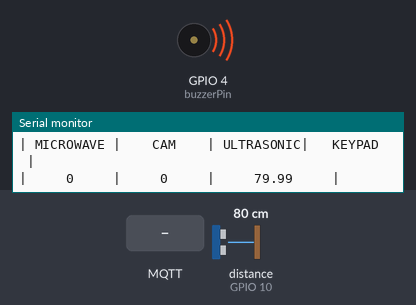
Bench run of a sketch on a simulated ESP32-S3. Parts: buzzer (waves = sounding, pin HIGH), the last lines printed to the serial monitor. Wiring (inferred from the names in the program): ultrasonic range finder: trigger GPIO 9; echo GPIO 10. The inputs (shaded band) are chosen by the test bench; at power-on: distance to the obstacle (sensor on GPIO 10) 80 cm. The echo pulse lasts 58.3 µs per cm; WiFi joins after 1.5 s; servers stay silent unless stated; no MQTT or app messages arrive unless stated; pins used as bus, display or sensor lines are not drawn.

Above: at 8.2 s.
8.3 s: MQTT message "COSMOTE-166950" arrives on the first subscribed topic
At 8.66 s:
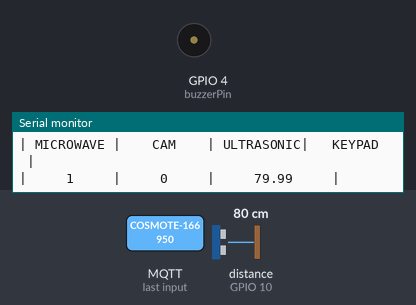
13.0 s: MQTT message "1" arrives on the first subscribed topic
At 15.8 s:
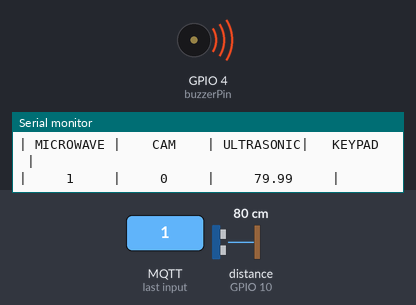
16.0 s: MQTT message "0" arrives on the first subscribed topic
At 16.46 s:
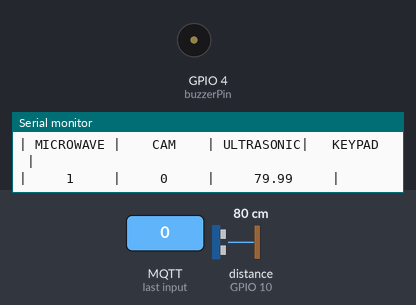
Timing chart, 0 to 20.0 s (numbered marks = the images above; inputs shaded):
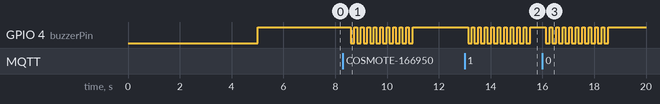

The sketch:

US_MQTT_Client.ino
```cpp
/**
  First install appropriate libraries library in IDE
**/

// turn on debug messages
// #define VERBOSE //Uncomment for full information about camera detection
#include <WiFi.h>
#include <PubSubClient.h>

char ssid[] = "dlink";
//char ssid[] = "COSMOTE-166950";
char pass[] = "";
//char pass[] = "52752766413729464236";
const char* mqttServer = "test.mosquitto.org";  // Uses the Mosquitto public broker
const int mqttPort = 1883;
const char* mqttClientId = "mkr1010-client";

const char* microwaveSensorTopic = "motionDetection/microwaveSensor";
const char* esp32camTopic = "motionDetection/esp32cam";
const char* ultrasonicSensorTopic = "motionDetection/ultrasonicSensor";
const char* infraredSensorTopic = "motionDetection/infraredSensor";
const char* keypadTopic = "motionDetection/keypad";

WiFiClient espClient;
PubSubClient client(espClient);

int microwave = 0;
int cam = 0;
int ultrasonic = 0;

/******* Variables for ultrasonic sensor *******/
const int triggerPin = 9;
const int echoPin = 10;
float pulse_width, us_distance;
float us_wall;
float us_range = 10.0;


/******* Variables for the keypad *******/
const int keyVals[16] = {809, 827, 924, 0,
                         166, 219, 503, 0,
                         269, 313, 562, 0,
                         0,   647, 0,   994};
const char keys[16] = {'1', '2', '3', 'A',
                       '4', '5', '6', 'B',
                       '7', '8', '9', 'C',
                       '*', '0', '#', 'D'};
int key_range = 8;
int lastButton = -1;
unsigned long lastPressTime = 0;
bool buttonReleased = true;

int buzzerPin = 4;

void setup() {

  Serial.begin(115200);//Initialize serial connection
  delay(5000);//Time for user to open serial monitor on Arduino IDE

  //debug("INFO", "Init");
  pinMode(buzzerPin, OUTPUT);
  digitalWrite(buzzerPin, HIGH);

  /** Setting Ultrasonic sensor **/
  pinMode(triggerPin, OUTPUT);
  pinMode(echoPin, INPUT);
  digitalWrite(triggerPin, LOW);
  delayMicroseconds(2);
  us_wall = us_measure();

  // Connect to Wi-Fi
  WiFi.begin(ssid, pass);
  while (WiFi.status() != WL_CONNECTED) {
    delay(1000);
    Serial.println("Connecting to WiFi...");
  }
  Serial.println("Connected to WiFi");

  // MQTT setup
  client.setServer(mqttServer, mqttPort);
  client.setCallback(callback);
  reconnect();

}

void loop() {
  if (!client.connected()) {
    reconnect();
  }

  client.loop();

  // Capture and send data if motion is detected on ultrasonic sensor
  if (ultrasonicMovement()){
    String temp = String(us_distance, 2); // 2 say how many decimals we want
    client.publish(ultrasonicSensorTopic, temp.c_str());
  }

  Serial.println("| MICROWAVE |    CAM    | ULTRASONIC|   KEYPAD  |");
  Serial.print("|     " + String(microwave) + "     |     " + String(cam));
  Serial.println("     |     " + String(us_distance) + "     |     ");

  if (microwave == 1){
    intruderDetected();
  }

  if (cam == 1){
    intruderDetected();
  }

  microwave = 0;
  cam = 0;
  ultrasonic = 0;

  delay(500);
}

void intruderDetected(){
  for (int i=0; i<10; i++){ //10 normal tones
      digitalWrite(buzzerPin, LOW);
      delay(150);
      digitalWrite(buzzerPin, HIGH);
      delay(100);
  }
}

float us_measure(){
  Serial.println("Initial measure for the Ultrasonic Sensor \n\n");
  digitalWrite(triggerPin, HIGH);
  delayMicroseconds(10);
  digitalWrite(triggerPin, LOW);
  pulse_width = pulseIn(echoPin, HIGH);
  float wall = (pulse_width*.0343)/2; //measure in cm, divided by 2 cause sounds goes and comes back

  Serial.print("Distance to the wall = ");
  Serial.print(wall);
  Serial.println(" cm");

  return wall;
}

bool ultrasonicMovement() {
  digitalWrite(triggerPin, HIGH);
  delayMicroseconds(10);
  digitalWrite(triggerPin, LOW);

  pulse_width = pulseIn(echoPin, HIGH);
  us_distance = (pulse_width*.0343)/2; //measure in cm, divided by 2 cause sounds goes and comes back

  if (us_distance > (us_wall+us_range) || us_distance < (us_wall-us_range)){
    Serial.print("Intruder detected at = ");
    Serial.print(us_distance);
    Serial.println(" cm");
    us_wall = us_distance;
    Serial.print("New wall measure at = ");
    Serial. print(us_wall);
    Serial.println(" cm");
    return true;
  }
  else {
    return false;
  }
}

void reconnect() {
  while (!client.connected()) {
    Serial.println("Connecting to MQTT...");
    if (client.connect(mqttClientId)) {
      Serial.println("Connected to MQTT");

      // Subscribe to specified topics
      client.subscribe(microwaveSensorTopic);
      client.subscribe(esp32camTopic);
      client.subscribe(ultrasonicSensorTopic);
      client.subscribe(infraredSensorTopic);
      client.subscribe(keypadTopic);
    } else {
      Serial.print("Failed, rc=");
      Serial.print(client.state());
      Serial.println(" Retrying in 5 seconds...");
      delay(5000);
    }
  }
}

void callback(char* topic, byte* payload, unsigned int length) {

  if (String(topic).equals(String(microwaveSensorTopic))) {
    microwave = 1;
  } else if (String(topic).equals(String(esp32camTopic))) {
    cam = 1;
  } else if (String(topic).equals(String(ultrasonicSensorTopic))) {
    ultrasonic = 1;
  }
}
```

Measured:
- after the input at 8.3 s, GPIO 4 (buzzerPin): alternates HIGH for 0.10 s and LOW for 0.15 s, 20 changes in all, then stays HIGH, starting after 0.29 s
- after the input at 13.0 s, GPIO 4 (buzzerPin): alternates HIGH for 0.10 s and LOW for 0.15 s, 20 changes in all, then stays HIGH, starting after 0.13 s
- after the input at 16.0 s, GPIO 4 (buzzerPin): alternates HIGH for 0.10 s and LOW for 0.15 s, 20 changes in all, then stays HIGH, starting after 0.14 s
